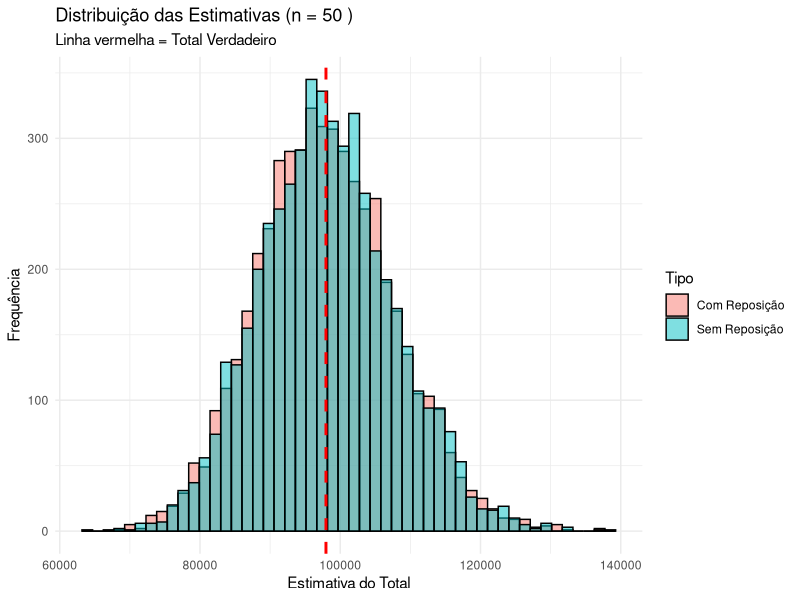
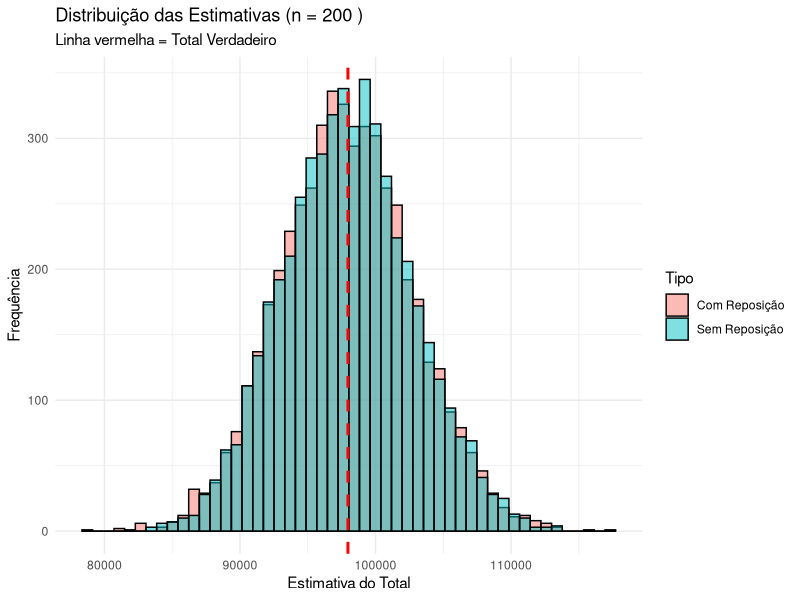
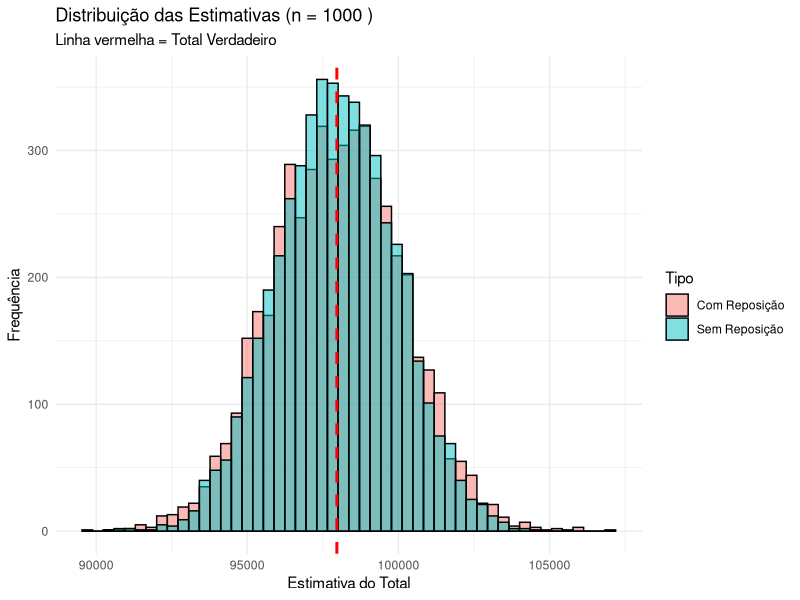

R code for these plots, in order:
# ==============================================================================
# SCRIPT DE SIMULAÇÃO: AAS COM E SEM REPOSIÇÃO (Estimador Expansão)
# ==============================================================================

# Limpar ambiente
rm(list = ls())

# Pacotes necessários
library(ggplot2)

# --- PASSO 1: Criar a População ---
# Instrução: Tamanho N grande (ex: 5000), fixa, com semente.

set.seed(123) # Semente fixada para reprodutibilidade

N <- 5000 # Tamanho da população

# Gerando uma variável de interesse (y)
# Vamos usar uma distribuição Gamma para simular algo como renda (assimétrica)
# mas poderia ser qualquer distribuição.
y_pop <- rgamma(n = N, shape = 2, scale = 10)

# Parâmetro verdadeiro (Total Populacional - Tau)
tau_verdadeiro <- sum(y_pop)

cat("=== CARACTERÍSTICAS DA POPULAÇÃO ===\n")
cat("Tamanho (N):", N, "\n")
cat("Total Verdadeiro (Tau):", round(tau_verdadeiro, 2), "\n\n")


# --- FUNÇÃO DE SIMULAÇÃO (Engloba Passos 2 e 3) ---
# Criamos uma função para facilitar a repetição no Passo 5 (mudar n)

realizar_simulacao <- function(n_amostra, R_replicas, populacao, N_pop) {
  
  # Vetores para armazenar as estimativas
  estimativas_com_reposicao <- numeric(R_replicas)
  estimativas_sem_reposicao <- numeric(R_replicas)
  
  # Loop das R repetições
  for(r in 1:R_replicas) {
    
    # --- AAS Com Reposição (AASc) ---
    amostra_c <- sample(populacao, size = n_amostra, replace = TRUE)
    # Estimador Expansão: N * média_amostral
    est_c <- N_pop * mean(amostra_c) 
    estimativas_com_reposicao[r] <- est_c
    
    # --- AAS Sem Reposição (AASs) ---
    amostra_s <- sample(populacao, size = n_amostra, replace = FALSE)
    # Estimador Expansão: N * média_amostral
    est_s <- N_pop * mean(amostra_s)
    estimativas_sem_reposicao[r] <- est_s
  }
  
  return(list(
    com_reposicao = estimativas_com_reposicao,
    sem_reposicao = estimativas_sem_reposicao
  ))
}

# --- FUNÇÃO PARA CALCULAR MÉTRICAS (Passo 4) ---
calcular_metricas <- function(estimativas, valor_verdadeiro) {
  viés <- mean(estimativas) - valor_verdadeiro
  viés_relativo <- (viés / valor_verdadeiro) * 100
  variancia <- var(estimativas)
  desvio_padrao <- sd(estimativas)
  eqm <- viés^2 + variancia # Erro Quadrático Médio
  
  return(c(Vies = viés, 
           Vies_Rel_Perc = viés_relativo, 
           Variancia = variancia, 
           DP = desvio_padrao, 
           EQM = eqm))
}

# ==============================================================================
# EXECUÇÃO DO ESTUDO (Passos 2, 3, 4 e 5)
# ==============================================================================

# Configurações
R <- 5000        # Número de réplicas
tamanhos_n <- c(50, 200, 1000) # Variando n (Passo 5: pequeno, médio, grande)

# Loop para rodar a simulação com diferentes tamanhos de amostra
for (n in tamanhos_n) {
  
  cat("========================================\n")
  cat("ANALISANDO PARA TAMANHO DE AMOSTRA n =", n, "\n")
  cat("========================================\n")
  
  # Rodar simulação
  resultados <- realizar_simulacao(n, R, y_pop, N)
  
  # Calcular métricas AAS Com Reposição
  metricas_c <- calcular_metricas(resultados$com_reposicao, tau_verdadeiro)
  
  # Calcular métricas AAS Sem Reposição
  metricas_s <- calcular_metricas(resultados$sem_reposicao, tau_verdadeiro)
  
  # Exibir Tabela Comparativa
  tabela <- rbind(AAS_Com_Rep = metricas_c, AAS_Sem_Rep = metricas_s)
  print(round(tabela, 4))
  
  # --- Gráficos (Histogramas) ---
  # Criando data frame para o ggplot
  df_plot <- data.frame(
    Estimativa = c(resultados$com_reposicao, resultados$sem_reposicao),
    Tipo = c(rep("Com Reposição", R), rep("Sem Reposição", R))
  )
  
  p <- ggplot(df_plot, aes(x = Estimativa, fill = Tipo)) +
    geom_histogram(alpha = 0.5, position = "identity", bins = 50, color="black") +
    geom_vline(xintercept = tau_verdadeiro, linetype="dashed", color = "red", linewidth=1) +
    labs(title = paste("Distribuição das Estimativas (n =", n, ")"),
         subtitle = "Linha vermelha = Total Verdadeiro",
         y = "Frequência", x = "Estimativa do Total") +
    theme_minimal()
  
  print(p)
  
  cat("\n")
}


